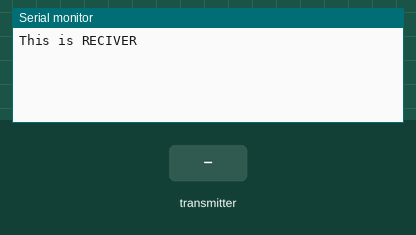
A sketch run on a simulated Arduino Uno, built with avr-gcc and run on an emulated ATmega328P. On the bench: the last lines printed to the serial monitor. The test bench sets the inputs (shaded band). No radio packets arrive unless stated.

Above: at 1.2 s.
1.3 s: the transmitter starts sending senddata = 0
At 1.43 s:
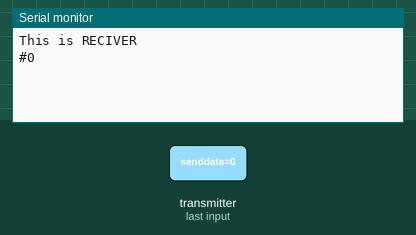
3.2 s: the transmitter starts sending senddata = 256
At 3.35 s:
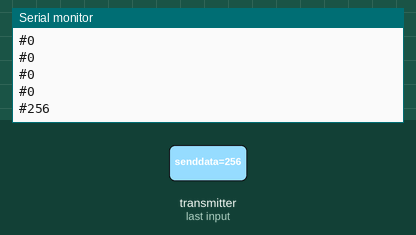

Measured:
- after the input at 1.3 s, the serial monitor: prints a new line at once (image 1)
- after the input at 3.2 s, the serial monitor: prints a new line at once (image 2)

The sketch:

RF24_testrecv.ino
```cpp
#include <SPI.h>
#include <nRF24L01.h>
#include <RF24.h>

#define CSNPIN 10
#define CEPIN 9

// Радио
RF24 radio(CEPIN, CSNPIN);

// Пайпы
const uint64_t pipes[2] = { 0xF0F0F0F0E1LL, 0xF0F0F0F0D2LL };

void setup() {
  // Дебаг
  Serial.begin(57600);
  fdevopen( &serial_putc, 0 );
  // Включаем радио
  radio.begin();
  // Настройка
  radio.setRetries(15, 15);
  radio.setAutoAck(1);
  // Пайпы на запись и чтение
  radio.openWritingPipe(pipes[1]);
  radio.openReadingPipe(1,pipes[0]);
  // Слушаем
  radio.startListening();
  radio.printDetails();
  Serial.println("This is RECIVER");
}

void loop() {
  if ( radio.available() )
  {
    bool done = false;
    int senddata;
    while (!done)
    {
      done = radio.read( &senddata, sizeof(int) );
      Serial.print("#");
      Serial.println(senddata);
      delay(20);
    };
  };
  delay(100);
}

// Для вывода информации
int serial_putc( char c, FILE * )
{
  Serial.write( c );

  return c;
}
```
